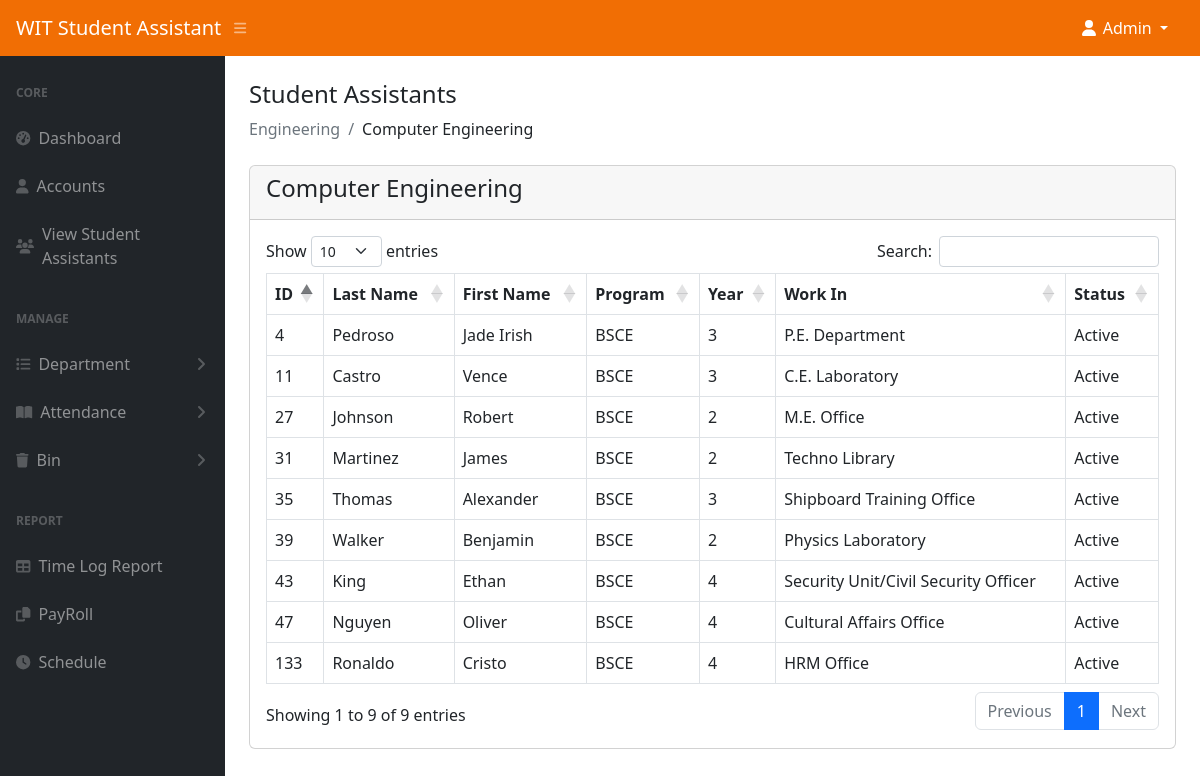
Page /admin/compe.php (signed in) on the committed database.
### tables this page shows
CREATE TABLE `student_assistant` (
  `id` int(11) NOT NULL,
  `last_name` varchar(50) NOT NULL,
  `first_name` varchar(50) NOT NULL,
  `program` varchar(100) NOT NULL,
  `year` int(11) NOT NULL,
  `work` varchar(255) NOT NULL,
  `fingerprint_id` int(11) DEFAULT NULL,
  `image` text DEFAULT NULL,
  `status` tinyint(1) NOT NULL DEFAULT 0 COMMENT '0-visible,1=hidden,2=deleted',
  `age` int(11) NOT NULL,
  `sex` varchar(100) NOT NULL,
  `civil_status` varchar(100) NOT NULL,
  `date_of_birth` varchar(100) NOT NULL,
  `city_address` text NOT NULL,
  `contact_no1` varchar(15) NOT NULL,
  `contact_no2` varchar(15) NOT NULL,
  `contact_no3` varchar(15) NOT NULL,
  `province_address` text NOT NULL,
  `guardian` varchar(100) NOT NULL,
  `honor_award` text NOT NULL,
  `past_scholar` varchar(100) NOT NULL,
  `present_scholar` varchar(999) NOT NULL,
  `work_experience` text NOT NULL,
  `special_talent` text NOT NULL,
  `out_name1` varchar(100) DEFAULT NULL,
  `comp_add1` varchar(255) DEFAULT NULL,
  `cn1` varchar(20) DEFAULT NULL,
  `out_name2` varchar(100) DEFAULT NULL,
  `comp_add2` varchar(255) DEFAULT NULL,
  `cn2` varchar(20) DEFAULT NULL,
  `out_name3` varchar(100) DEFAULT NULL,
  `comp_add3` varchar(255) DEFAULT NULL,
  `cn3` varchar(20) DEFAULT NULL,
  `from_wit1` varchar(100) DEFAULT NULL,
  `comp_add4` varchar(255) DEFAULT NULL,
  `cn4` varchar(20) DEFAULT NULL,
  `from_wit2` varchar(100) DEFAULT NULL,
  `comp_add5` varchar(255) DEFAULT NULL,
  `cn5` varchar(20) DEFAULT NULL,
  `from_wit3` varchar(100) DEFAULT NULL,
  `comp_add6` varchar(255) DEFAULT NULL,
  `cn6` varchar(20) DEFAULT NULL,
  `fathers_name` varchar(100) DEFAULT NULL,
  `fathers_occ` varchar(100) DEFAULT NULL,
  `fathers_income` decimal(10,2) DEFAULT NULL,
  `mothers_name` varchar(100) DEFAULT NULL,
  `mothers_occ` varchar(100) DEFAULT NULL,
  `mothers_income` decimal(10,2) DEFAULT NULL,
  `siblings` text DEFAULT NULL
);

### admin/compe.php (the view, shortened to what this page needs)
<?php
include('authentication.php');
include('includes/header.php');
?>
<div class="container-fluid px-4">
    <h4 class="mt-4">Student Assistants</h4>
    <ol class="breadcrumb mb-4">
        <li class="breadcrumb-item active">Engineering</li>
        <li class="breadcrumb-item">Computer Engineering</li>
    </ol>
    <div class="row">
        <div class="col-md-12">
            <div class="card">
                <div class="card-header">
                    <h4>Computer Engineering</h4>
                </div>
                <div class="card-body">
                    <table id="myTable" class="table table-bordered">
                        <thead>
                            <tr>
                                <th>ID</th>
                                <th>Last Name</th>
                                <th>First Name</th>
                                <th>Program</th>
                                <th>Year</th>
                                <th>Work In</th>
                                <th>Status</th>
                            </tr>
                        </thead>
                        <tbody>
                            <?php
                            $query = "SELECT * FROM student_assistant WHERE program = 'BSCE'";
                            $query_run = mysqli_query($con, $query);
                            if (mysqli_num_rows($query_run) > 0) {
                                foreach ($query_run as $row) {
                            ?>
                                    <tr>
                                        <td><?= $row['id']; ?></td>
                                        <td><?= $row['last_name']; ?></td>
                                        <td><?= $row['first_name']; ?></td>
                                        <td><?= $row['program']; ?></td>
                                        <td><?= $row['year']; ?></td>
                                        <td><?= $row['work']; ?></td>
                                        <td>Active</td>
                                    <?php
                                }
                            } else {
                                    ?>
                                    <tr>
                                        <td colspan="6">No Record Found</td>
                                    </tr>
                                <?php
                            }
                                ?>
                        </tbody>
                    </table>
                </div>
            </div>
        </div>
    </div>
</div>
<?php
include('includes/scripts.php');
?>

### rows in the picture
student_assistant: id "4", last_name "Pedroso", first_name "Jade Irish", program "BSCE", year "3", work "P.E. Department"
student_assistant: id "11", last_name "Castro", first_name "Vence", program "BSCE", year "3", work "C.E. Laboratory"
student_assistant: id "27", last_name "Johnson", first_name "Robert", program "BSCE", year "2", work "M.E. Office"
student_assistant: id "31", last_name "Martinez", first_name "James", program "BSCE", year "2", work "Techno Library"
student_assistant: id "35", last_name "Thomas", first_name "Alexander", program "BSCE", year "3", work "Shipboard Training Office"
student_assistant: id "39", last_name "Walker", first_name "Benjamin", program "BSCE", year "2", work "Physics Laboratory"
student_assistant: id "43", last_name "King", first_name "Ethan", program "BSCE", year "4", work "Security Unit/Civil Security Officer"
student_assistant: id "47", last_name "Nguyen", first_name "Oliver", program "BSCE", year "4", work "Cultural Affairs Office"
student_assistant: id "133", last_name "Ronaldo", first_name "Cristo", program "BSCE", year "4", work "HRM Office"
